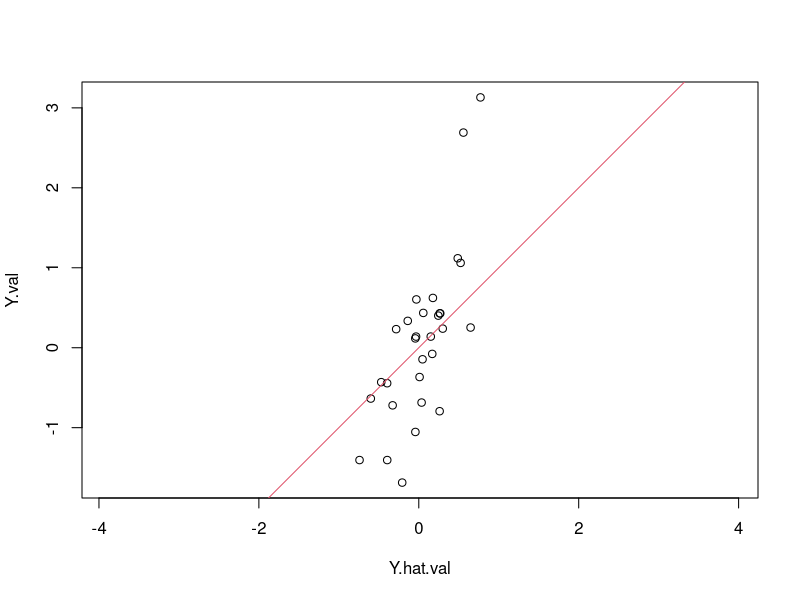
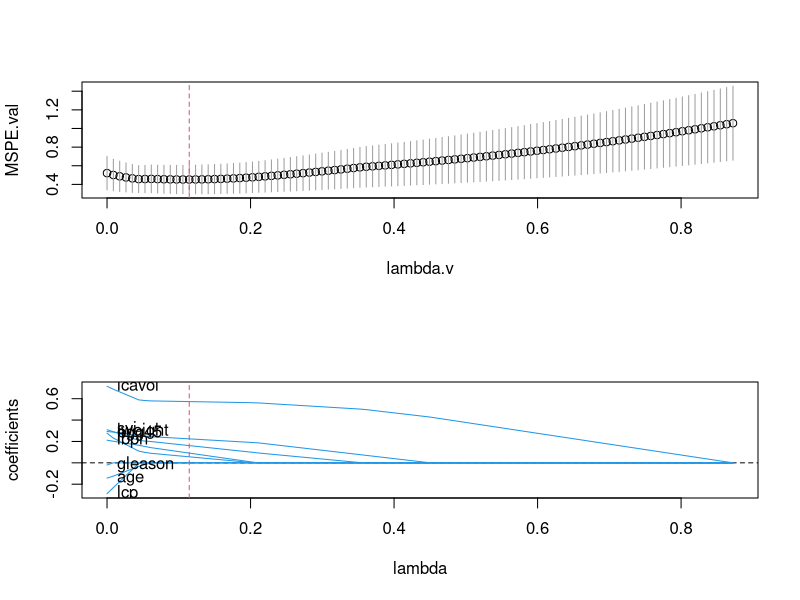
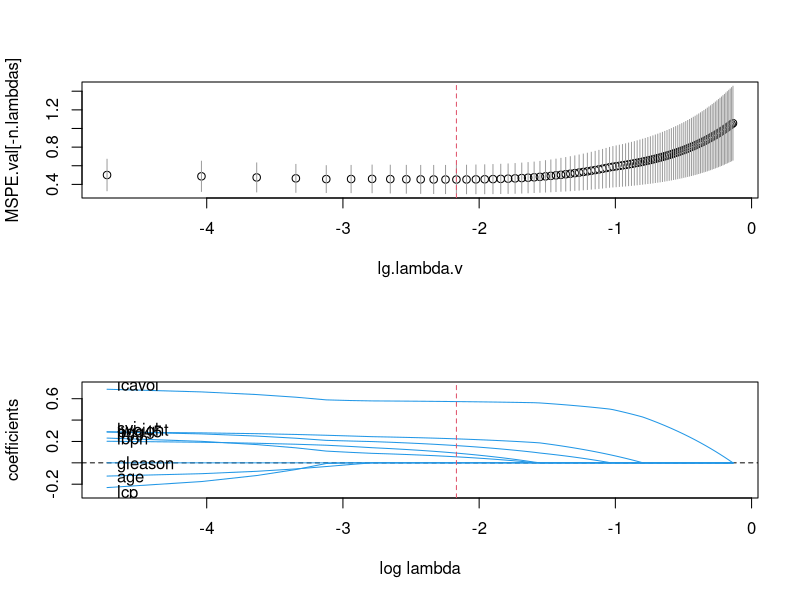
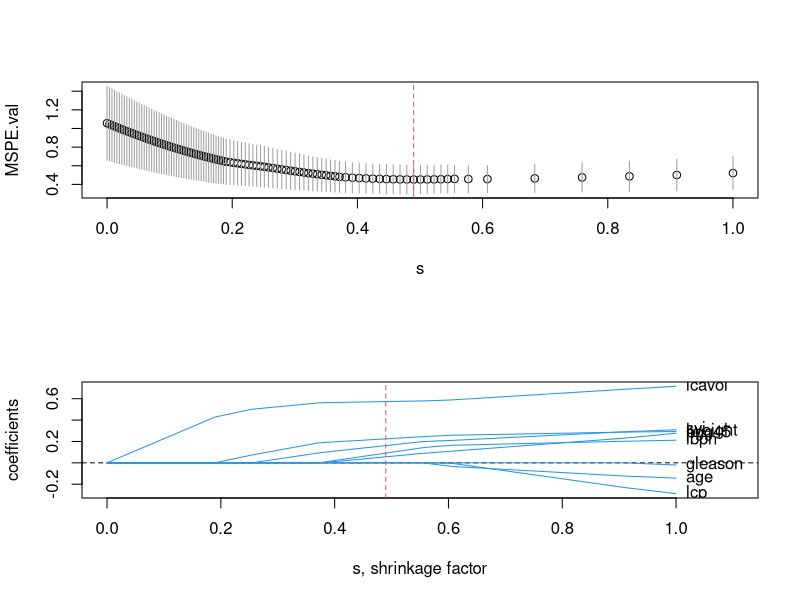
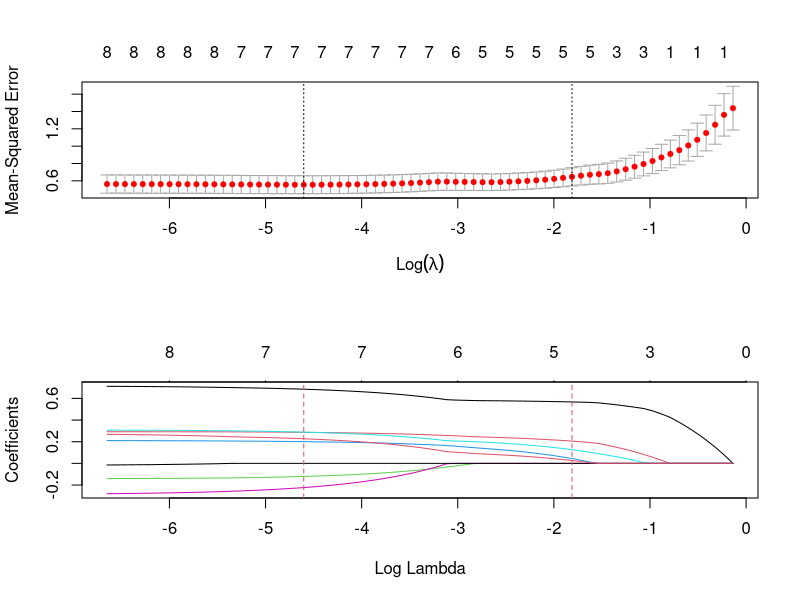
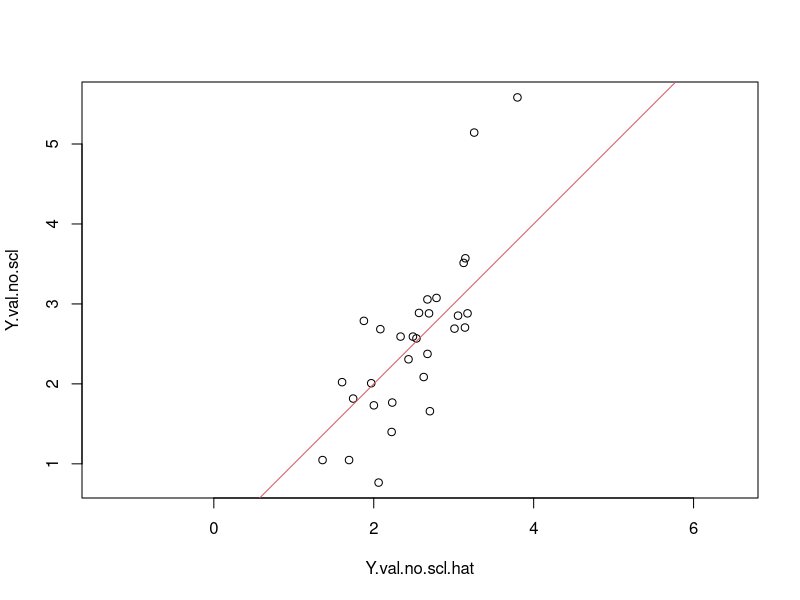
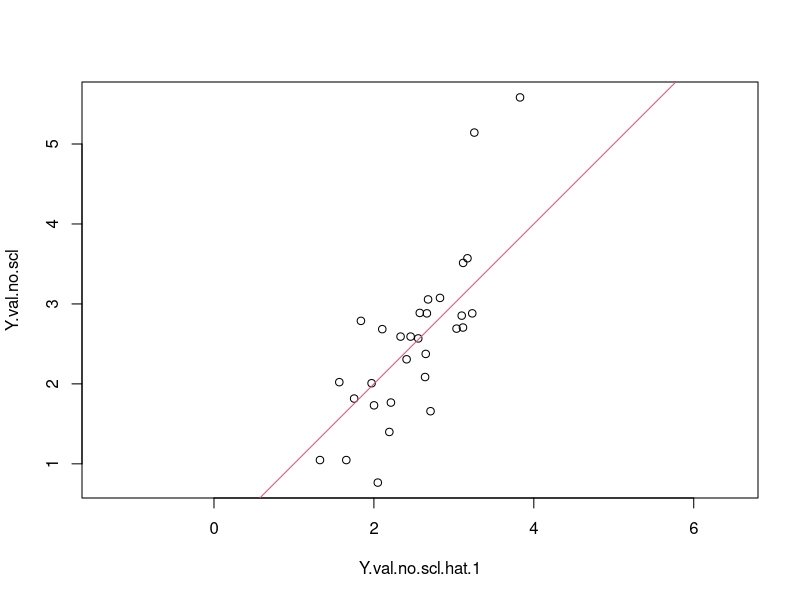
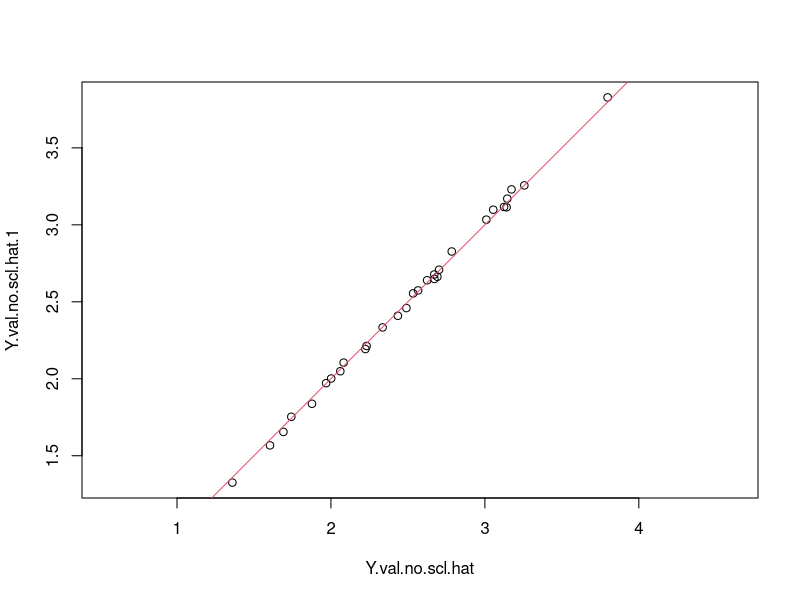

Here is the R script that generated these plots, in order:
# prostate.Lasso.R Implementation of Lasso estimation for 
#          linear multiple regression 
#
# Pedro Delicado, april 2016
#

SoftThr <- function(x,lambda){sign(x)*max(0,abs(x)-lambda)}

# Prostate data for illustrating Lasso regression 
# 
# Data downloaded from
# http://statweb.stanford.edu/~tibs/ElemStatLearn/
# 10-04-2016
# 
prostate <- read.table("prostate_data.txt", header=TRUE, row.names = 1)
#plot(prostate)
train.sample <- which(prostate$train==TRUE)
val.sample <- which(prostate$train==FALSE)

n.train <- length(train.sample)
n.val <- length(val.sample)

n <- n.train
p <- 8

# centering the data and scaling the predcitors
if (1==1){
  mean.training <- apply(prostate[train.sample,],2,mean)
  sd.training <- apply(prostate[train.sample,],2,sd)
  
  Y <- scale( prostate$lpsa[train.sample], center=TRUE, scale=FALSE)
  X <- scale( as.matrix(prostate[train.sample,1:8]), center=TRUE, scale=TRUE)
  
  m.Y.tr <- mean.training[9]
  m.X.tr <- mean.training[1:8]
  s.Y.tr <- sd.training[9]
  s.X.tr <- sd.training[1:8]
  
  Y.val <- prostate$lpsa[val.sample]-m.Y.tr
  X.val <- (as.matrix(prostate[val.sample,1:8])- matrix(m.X.tr,nrow=n.val,ncol=p,byrow = TRUE))%*%diag(1/s.X.tr)
}else{
  mean.all <- apply(prostate[,],2,mean)
  sd.all <- apply(prostate[,],2,sd)
  
  m.Y.all <- mean.all[9]
  m.X.all <- mean.all[1:8]
  s.Y.all <- sd.all[9]
  s.X.all <- sd.all[1:8]
  
  Y <- prostate$lpsa[train.sample]-m.Y.all
  X <- (as.matrix(prostate[train.sample,1:8])- matrix(m.X.all,nrow=n.train,ncol=p,byrow = TRUE))%*%diag(1/s.X.all)
  
  Y.val <- prostate$lpsa[val.sample]-m.Y.all
  X.val <- (as.matrix(prostate[val.sample,1:8])- matrix(m.X.all,nrow=n.val,ncol=p,byrow = TRUE))%*%diag(1/s.X.all)
}

# Prostate data: Lasso estimation for a given lambda
# 
# lambda <- 0 # OLS estimation
# lambda <- max(apply(X,2,function(x,y){mean(x*y)},y=Y))
lambda <- .5*max(apply(X,2,function(x,y){mean(x*y)},y=Y))
max.iter <- 50
eps.beta <- 1e-5
eps.r <- 1e-5

beta.0 <- rep(0,length(X[1,]))
beta.1 <- beta.0 
stop.rule <- FALSE
r.0 <- Y - X%*%beta.0 
beta.00 <- beta.0
r.00 <- r.0
n.iter <- 0
while(!stop.rule){
  n.iter <- n.iter + 1
  for (j in 1:p){
    beta.1[j] <- SoftThr(beta.0[j] + mean(X[,j]*r.0),lambda)
    r.1 <- r.0 - (beta.1[j]-beta.0[j])*X[,j]
    # Updating beta.0[j] and r.0
    beta.0[j] <- beta.1[j]
    r.0 <- r.1
  }
  if ((n.iter==max.iter) | 
      (mean((beta.00-beta.0)^2)<=eps.beta) | 
      (abs(1-mean(r.0^2)/mean(r.00^2))<=eps.r)) stop.rule <- TRUE
}
beta.lasso.lambda <- beta.0
# MSPE in the validation sample
Y.hat.val <- X.val %*% beta.0
plot(Y.hat.val,Y.val,asp=1)
abline(a=0,b=1,col=2)

SE.val <- (Y.val-Y.hat.val)^2
MSPE.val.lambda <- mean(SE.val)
# With no model: prediction of Y.val=(0,...,0)
# having a MSPE equal to mean(Y.val^2).
# Proportion at which the MSPE has been reduced:
MSPE.val.lambda/mean(Y.val^2)


# Prostate data: Lasso estimation and 
#   coefficient path.
# 
# Lambda.v vector
lambda.max <- max(apply(X,2,function(x,y){mean(x*y)},y=Y))
n.lambdas <- 100
lambda.v <- seq(lambda.max,0,length=n.lambdas)

beta.path <- matrix(0,nrow=n.lambdas, ncol=p)
names(beta.path) <- names(prostate[1:8])
MSPE.val <- numeric(n.lambdas)
sd.SE.val <- numeric(n.lambdas)

max.iter <- 10
eps.beta <- 1e-5
eps.r <- 1e-5

Y.hat.val <- X.val %*% beta.path[1,]
SE.val <- (Y.val-Y.hat.val)^2
MSPE.val[1] <- mean(SE.val)
sd.SE.val[1] <- sd(SE.val)/sqrt(n.val)

for (l in 2:n.lambdas){
  beta.0 <- beta.path[l-1,]
  beta.1 <- beta.0 
  stop.rule <- FALSE
  lambda <- lambda.v[l]
  r.0 <- Y - X%*%beta.0 
  beta.00 <- beta.0
  r.00 <- r.0
  n.iter <- 0
  while(!stop.rule){
    n.iter <- n.iter + 1
    for (j in 1:p){
      beta.1[j] <- SoftThr(beta.0[j] + mean(X[,j]*r.0),lambda)
      r.1 <- r.0 - (beta.1[j]-beta.0[j])*X[,j]
      # Updating beta.0[j] and r.0
      beta.0[j] <- beta.1[j]
      r.0 <- r.1
    }
    if ((n.iter==max.iter) | 
        (mean((beta.00-beta.0)^2)<=eps.beta) | 
        (abs(1-mean(r.0^2)/mean(r.00^2))<=eps.r)) stop.rule <- TRUE
  }
  beta.path[l,] <- beta.0
  # MSPE in the validation sample
  Y.hat.val <- X.val %*% beta.0
  SE.val <- (Y.val-Y.hat.val)^2
  MSPE.val[l] <- mean(SE.val)
  sd.SE.val[l] <- sd(SE.val)/sqrt(n.val)
}

# shrinkage factor s
s <- apply(beta.path,1,function(beta){sum(abs(beta))})
s <- s/max(s)

l.min <- which.min(MSPE.val)
lambda.min <- lambda.v[l.min]
s.min <- s[l.min]

print(cbind(names(prostate)[1:8],beta.path[l.min,]))

op <- par(mfrow=c(2,1))
# MSPE.val 
plot(lambda.v,MSPE.val,ylim=c(min(MSPE.val-sd.SE.val),
                              max(MSPE.val+sd.SE.val)))
segments(lambda.v,MSPE.val-sd.SE.val, 
         lambda.v,MSPE.val+sd.SE.val, 
         col=8,lend=2)

abline(v=lambda.min,col=2,lty=2)

# coefficients path
plot(range(lambda.v), range(beta.path),type="n",
     xlab="lambda",ylab="coefficients")
abline(h=0,lty=2)
for(j in 1:p){
  lines(lambda.v,beta.path[,j],col=4)
  #  points(lambda.v,beta.path[,j],pch=19,cex=.7,col=4)
}
text(0*(1:p), beta.path[n.lambdas,],names(prostate)[1:p],pos=4)
abline(v=lambda.min,col=2,lty=2)
par(op)

op <- par(mfrow=c(2,1))
# MSPE.val aginst the log(lambda)
lg.lambda.v <- log(lambda.v[-n.lambdas])
plot(lg.lambda.v,MSPE.val[-n.lambdas],ylim=c(min(MSPE.val-sd.SE.val),
                                             max(MSPE.val+sd.SE.val)))
segments(lg.lambda.v,MSPE.val[-n.lambdas]-sd.SE.val[-n.lambdas], 
         lg.lambda.v,MSPE.val[-n.lambdas]+sd.SE.val[-n.lambdas], 
         col=8,lend=2)

abline(v=log(lambda.min),col=2,lty=2)

# coefficients path aginst the log(lambda)
plot(range(lg.lambda.v), range(beta.path),type="n",
     xlab="log lambda",ylab="coefficients")
abline(h=0,lty=2)
for(j in 1:p){
  lines(lg.lambda.v,beta.path[-n.lambdas,j],col=4)
  #  points(lambda.v,beta.path[,j],pch=19,cex=.7,col=4)
}
text(0*(1:p)+min(lg.lambda.v), beta.path[n.lambdas,],names(prostate)[1:p],pos=4)
abline(v=log(lambda.min),col=2,lty=2)
par(op)

op <- par(mfrow=c(2,1))
# MSPE.val aginst the shrinkage factor s
plot(s,MSPE.val,ylim=c(min(MSPE.val-sd.SE.val),
                       max(MSPE.val+sd.SE.val)))
segments(s,MSPE.val-sd.SE.val, 
         s,MSPE.val+sd.SE.val, 
         col=8,lend=2)

abline(v=s.min,col=2,lty=2)

# coefficients path aginst the shrinkage factor s
plot(c(0,1.1), range(beta.path),type="n",
     xlab="s, shrinkage factor",ylab="coefficients")
abline(h=0,lty=2)
for(j in 1:p){
  lines(s,beta.path[,j],col=4)
  #  points(lambda.v,beta.path[,j],pch=19,cex=.7,col=4)
}
text(1+0*(1:p), beta.path[n.lambdas,],names(prostate)[1:p],pos=4)
abline(v=s.min,col=2,lty=2)

par(op)

# Prostate data: Lasso with glmnet
#
# Comparing with glmnet results
require(glmnet)

lasso.1 <- glmnet(X,Y, standardize=FALSE, intercept=FALSE)
cv.lasso.1 <- cv.glmnet(X,Y, standardize=FALSE, intercept=FALSE,nfolds=n)

op <- par(mfrow=c(2,1))
plot(cv.lasso.1)
plot(lasso.1,xvar="lambda")
abline(v=log(cv.lasso.1$lambda.min),col=2,lty=2)
abline(v=log(cv.lasso.1$lambda.1se),col=2,lty=2)
print(coef(lasso.1,s=cv.lasso.1$lambda.min))
print(coef(lasso.1,s=cv.lasso.1$lambda.1se))
par(op)

# To scale or not to scale?
#
# results of glmnet without previous centering and scaling

Y.no.scl <- prostate$lpsa[train.sample]
X.no.scl <- as.matrix(prostate[train.sample,1:8])

lasso.2 <- glmnet(X.no.scl,Y.no.scl, standardize=TRUE, intercept=TRUE)
cv.lasso.2 <- cv.glmnet(X.no.scl,Y.no.scl, standardize=TRUE, intercept=TRUE,nfolds=n)
print(coef(lasso.2,s=cv.lasso.2$lambda.1se))
mean.Y <- mean(Y.no.scl)
mean.X <- apply(prostate[train.sample,1:8],2,mean)
sd.X <- apply(prostate[train.sample,1:8],2,sd)

# intercept:
# a) No centering, no scaling
coef(lasso.2,s=cv.lasso.2$lambda.1se)[1]
# b) from the fitted model centering and scaling
mean.Y - sum((mean.X/sd.X) * coef(lasso.1,s=cv.lasso.2$lambda.1se)[-1])

# coefficients:
# a) No centering, no scaling
coef(lasso.2,s=cv.lasso.2$lambda.1se)[-1]
# b) from the fitted model centering and scaling
coef(lasso.1,s=cv.lasso.2$lambda.1se)[-1] / sd.X

# prediction in the validation set:
# a) No centering, no scaling
Y.val.no.scl <- prostate$lpsa[val.sample]
Y.val.no.scl.hat <- predict(lasso.2,newx=as.matrix(prostate[val.sample,1:8]),s=cv.lasso.2$lambda.1se)
plot(Y.val.no.scl.hat,Y.val.no.scl,asp=1)
abline(a=0,b=1,col=2)
# b) from the fitted model centering and scaling
Y.val.hat <- predict(lasso.1,newx=X.val,s=cv.lasso.1$lambda.1se)
Y.val.no.scl.hat.1 <- mean.Y + Y.val.hat 
plot(Y.val.no.scl.hat.1,Y.val.no.scl,asp=1)
abline(a=0,b=1,col=2)
plot(Y.val.no.scl.hat,Y.val.no.scl.hat.1,asp=1)
abline(a=0,b=1,col=2)